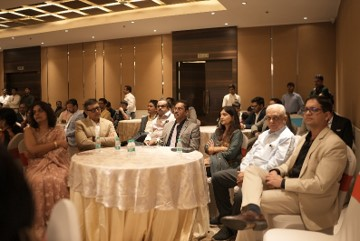
#> input picture Indian Market/scratch/photos_backup/hel1.jpg, 360 x 241 px, found by its file name
$ python test_enhance.py
#> lines starting #> are read from the running program, lines starting #| are printed output that depends on the picture
import os
from PIL import Image, ImageFilter, ImageEnhance

img_path = r'f:\IMEM\Indian Market\public\photos\hel1.jpg'
with Image.open(img_path) as im:
#> im is the input picture: PIL image 360x241 RGB; mean R, G, B 129.9, 95.9, 65.4
    orig_size = im.size
#> orig_size = (360, 241)
    print(f"Original size: {orig_size}")
#| Original size: (360, 241)

    # 2.5x Lanczos upscale
    scale = 2.5
    new_size = (int(orig_size[0] * scale), int(orig_size[1] * scale))
#> new_size = (900, 602)
    upscaled = im.resize(new_size, Image.Resampling.LANCZOS)
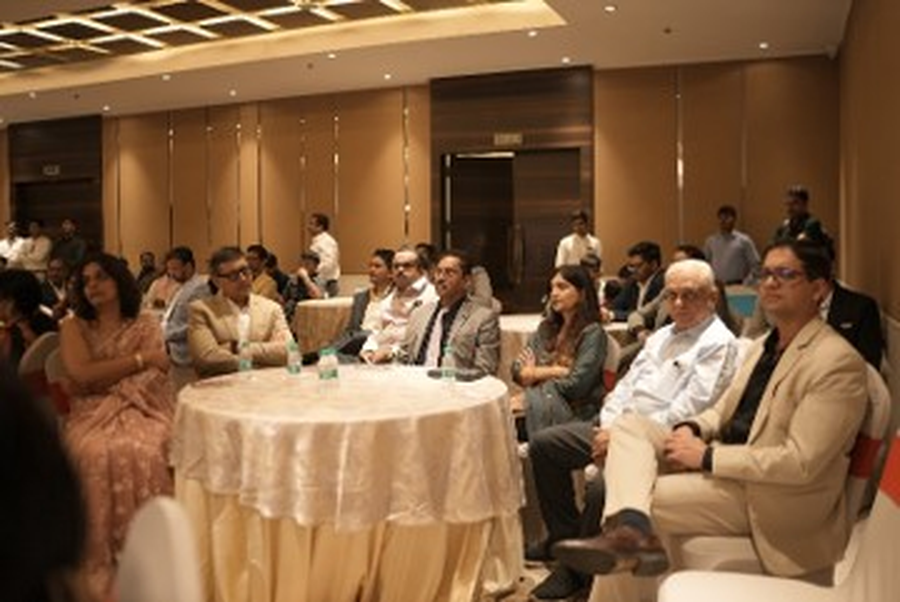
#> upscaled: PIL image 900x602 RGB; mean R, G, B 129.9, 95.9, 65.4

    # Unsharp mask for crisp edges
    sharpened = upscaled.filter(ImageFilter.UnsharpMask(radius=1.5, percent=130, threshold=2))

    # Slight contrast enhance
    enhancer = ImageEnhance.Contrast(sharpened)
    enhanced = enhancer.enhance(1.05)
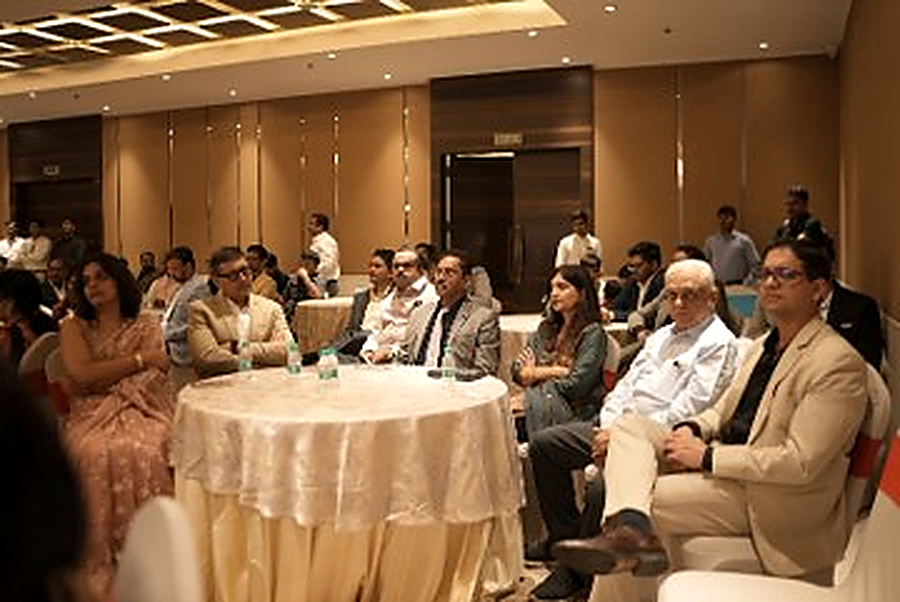
#> enhanced: PIL image 900x602 RGB; mean R, G, B 130.4, 95.1, 63.6

    test_out = r'f:\IMEM\Indian Market\scratch\test_hel1_enhanced.jpg'
    enhanced.save(test_out, quality=95, optimize=True)
    print(f"Enhanced saved to {test_out}: {new_size}")
#| Enhanced saved to f:\IMEM\Indian Market\scratch\test_hel1_enhanced.jpg: (900, 602)

$ run again, with Indian Market/scratch/photos_backup/hel2.jpg copied over Indian Market/scratch/photos_backup/hel1.jpg
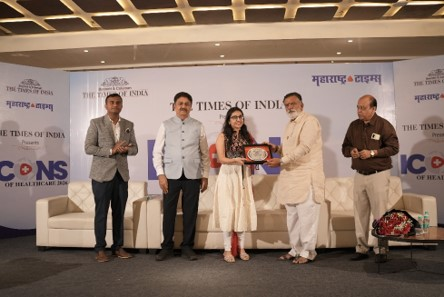
#> input picture Indian Market/scratch/photos_backup/hel2.jpg, 444 x 297 px, found by its file name
#> im is the input picture: PIL image 444x297 RGB; mean R, G, B 141.3, 119.8, 106.3
#| Original size: (444, 297)
#> `sharpened = upscaled.filter(ImageFilter.UnsharpMask(radius=1.5, percen..`:
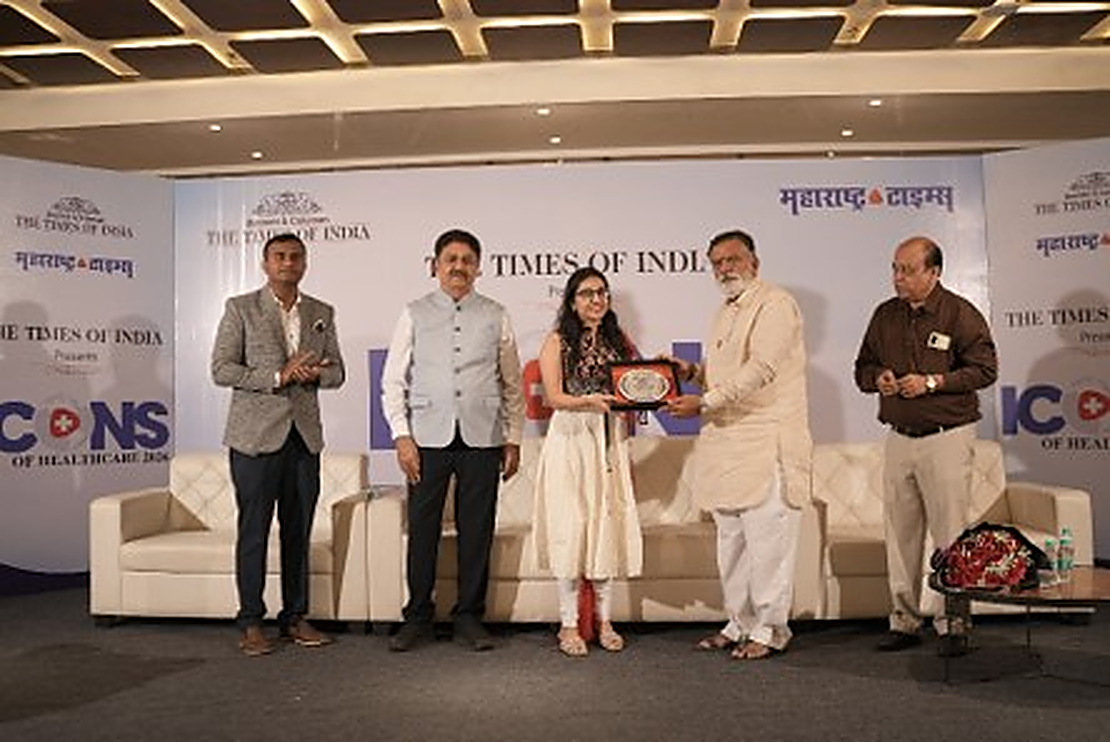
#> sharpened: PIL image 1110x742 RGB; mean R, G, B 141.2, 119.8, 106.5
#| Enhanced saved to f:\IMEM\Indian Market\scratch\test_hel1_enhanced.jpg: (1110, 742)

$ run again, with Indian Market/scratch/photos_backup/hel3.jpg copied over Indian Market/scratch/photos_backup/hel1.jpg
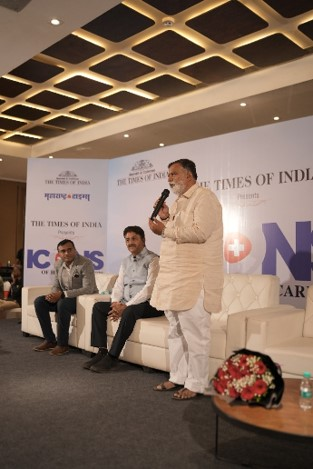
#> input picture Indian Market/scratch/photos_backup/hel3.jpg, 313 x 469 px, found by its file name
#> im is the input picture: PIL image 313x469 RGB; mean R, G, B 131.8, 109.4, 94.4
#| Original size: (313, 469)
#> `enhanced = enhancer.enhance(1.05)`:
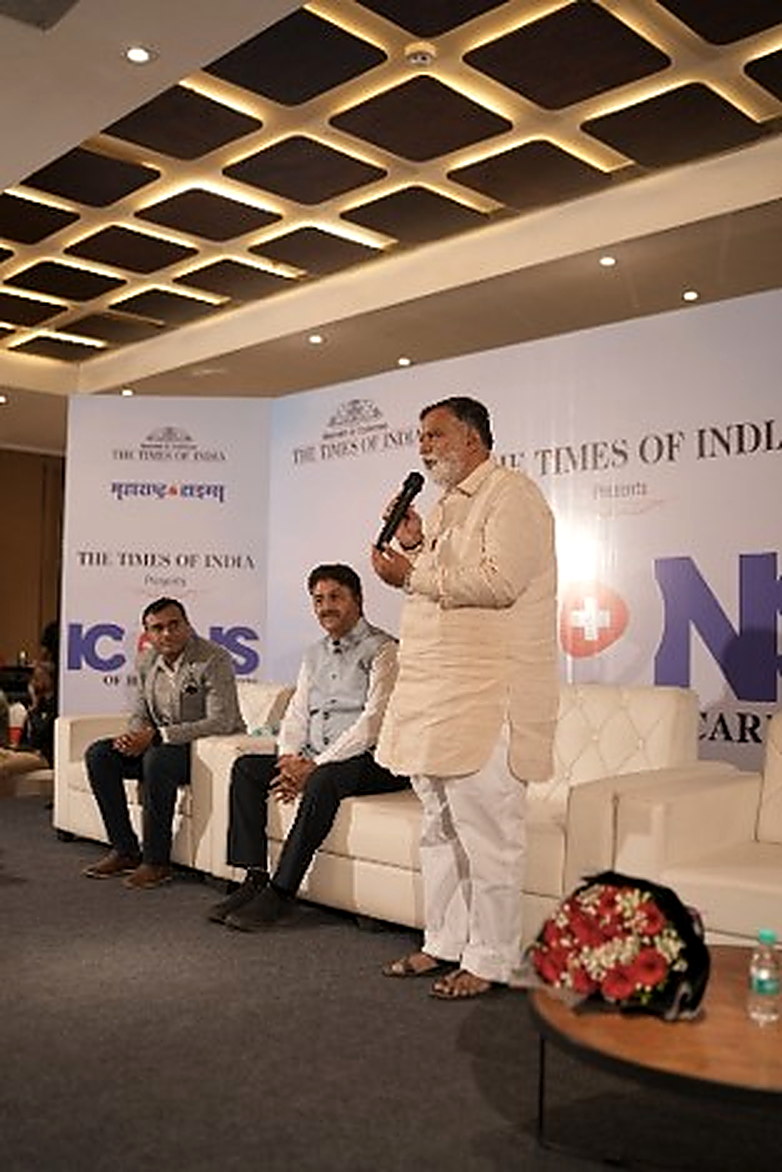
#> enhanced: PIL image 782x1172 RGB; mean R, G, B 132, 108.7, 93.2
#| Enhanced saved to f:\IMEM\Indian Market\scratch\test_hel1_enhanced.jpg: (782, 1172)

$ run again, with Indian Market/scratch/photos_backup/hel4.jpg copied over Indian Market/scratch/photos_backup/hel1.jpg
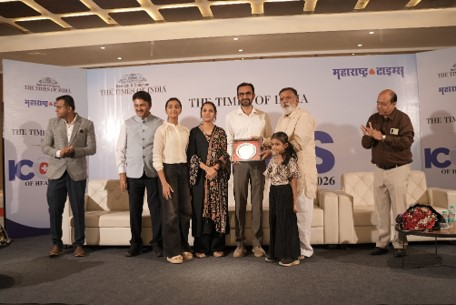
#> input picture Indian Market/scratch/photos_backup/hel4.jpg, 456 x 305 px, found by its file name
#> im is the input picture: PIL image 456x305 RGB; mean R, G, B 133.4, 112.8, 99.7
#| Original size: (456, 305)
#> `sharpened = upscaled.filter(ImageFilter.UnsharpMask(radius=1.5, percen..`:
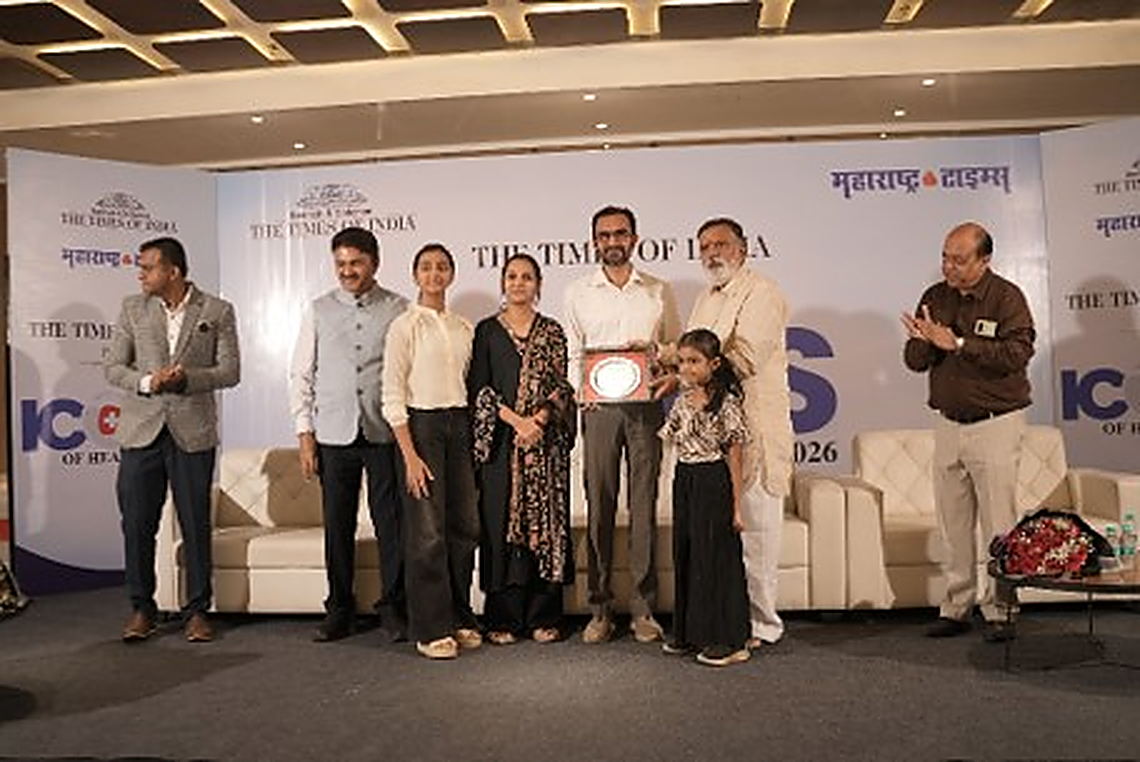
#> sharpened: PIL image 1140x762 RGB; mean R, G, B 133.3, 112.9, 99.9
#| Enhanced saved to f:\IMEM\Indian Market\scratch\test_hel1_enhanced.jpg: (1140, 762)
